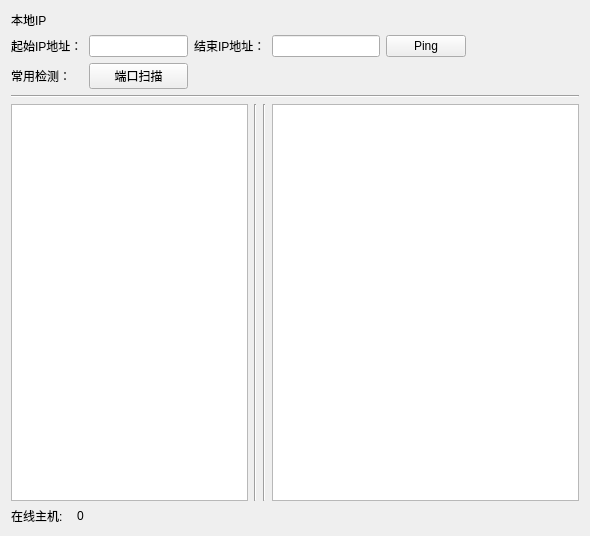
<?xml version="1.0" encoding="UTF-8"?>
<ui version="4.0">
 <class>MyWidget</class>
 <widget class="QWidget" name="MyWidget">
  <property name="geometry">
   <rect>
    <x>0</x>
    <y>0</y>
    <width>590</width>
    <height>536</height>
   </rect>
  </property>
  <property name="windowTitle">
   <string>MyWidget</string>
  </property>
  <layout class="QGridLayout" name="gridLayout">
   <item row="1" column="0" colspan="2">
    <widget class="QLabel" name="label_2">
     <property name="sizePolicy">
      <sizepolicy hsizetype="Fixed" vsizetype="Ignored">
       <horstretch>0</horstretch>
       <verstretch>0</verstretch>
      </sizepolicy>
     </property>
     <property name="text">
      <string>起始IP地址：</string>
     </property>
    </widget>
   </item>
   <item row="1" column="2">
    <widget class="QLineEdit" name="lineEdit">
     <property name="maxLength">
      <number>327670</number>
     </property>
    </widget>
   </item>
   <item row="1" column="3" colspan="3">
    <widget class="QLabel" name="label_6">
     <property name="text">
      <string>结束IP地址：</string>
     </property>
    </widget>
   </item>
   <item row="1" column="6">
    <widget class="QLineEdit" name="lineEdit_4">
     <property name="maxLength">
      <number>327670</number>
     </property>
    </widget>
   </item>
   <item row="1" column="7">
    <widget class="QPushButton" name="pushButton">
     <property name="sizePolicy">
      <sizepolicy hsizetype="Preferred" vsizetype="Fixed">
       <horstretch>0</horstretch>
       <verstretch>0</verstretch>
      </sizepolicy>
     </property>
     <property name="text">
      <string>Ping</string>
     </property>
    </widget>
   </item>
   <item row="1" column="8">
    <spacer name="horizontalSpacer">
     <property name="orientation">
      <enum>Qt::Horizontal</enum>
     </property>
     <property name="sizeHint" stdset="0">
      <size>
       <width>99</width>
       <height>20</height>
      </size>
     </property>
    </spacer>
   </item>
   <item row="2" column="0">
    <widget class="QLabel" name="label">
     <property name="text">
      <string>常用检测：</string>
     </property>
    </widget>
   </item>
   <item row="2" column="2">
    <widget class="QPushButton" name="pushButton_2">
     <property name="sizePolicy">
      <sizepolicy hsizetype="Ignored" vsizetype="Fixed">
       <horstretch>0</horstretch>
       <verstretch>0</verstretch>
      </sizepolicy>
     </property>
     <property name="text">
      <string>端口扫描</string>
     </property>
    </widget>
   </item>
   <item row="2" column="3" colspan="6">
    <spacer name="horizontalSpacer_3">
     <property name="orientation">
      <enum>Qt::Horizontal</enum>
     </property>
     <property name="sizeHint" stdset="0">
      <size>
       <width>422</width>
       <height>20</height>
      </size>
     </property>
    </spacer>
   </item>
   <item row="3" column="0" colspan="9">
    <widget class="Line" name="line_2">
     <property name="orientation">
      <enum>Qt::Horizontal</enum>
     </property>
    </widget>
   </item>
   <item row="4" column="0" colspan="4">
    <widget class="QTableWidget" name="tableWidget"/>
   </item>
   <item row="4" column="4">
    <widget class="Line" name="line_4">
     <property name="orientation">
      <enum>Qt::Vertical</enum>
     </property>
    </widget>
   </item>
   <item row="4" column="5">
    <widget class="Line" name="line_3">
     <property name="orientation">
      <enum>Qt::Vertical</enum>
     </property>
    </widget>
   </item>
   <item row="4" column="6" colspan="3">
    <widget class="QTableWidget" name="tableWidget_2"/>
   </item>
   <item row="5" column="0">
    <widget class="QLabel" name="label_3">
     <property name="text">
      <string>在线主机:</string>
     </property>
    </widget>
   </item>
   <item row="5" column="1" colspan="2">
    <widget class="QLabel" name="online_label">
     <property name="sizePolicy">
      <sizepolicy hsizetype="Fixed" vsizetype="Fixed">
       <horstretch>0</horstretch>
       <verstretch>0</verstretch>
      </sizepolicy>
     </property>
     <property name="text">
      <string>0</string>
     </property>
    </widget>
   </item>
   <item row="0" column="0" colspan="4">
    <widget class="QLabel" name="label_4">
     <property name="text">
      <string>本地IP</string>
     </property>
    </widget>
   </item>
  </layout>
 </widget>
 <layoutdefault spacing="6" margin="11"/>
 <resources/>
 <connections/>
</ui>
